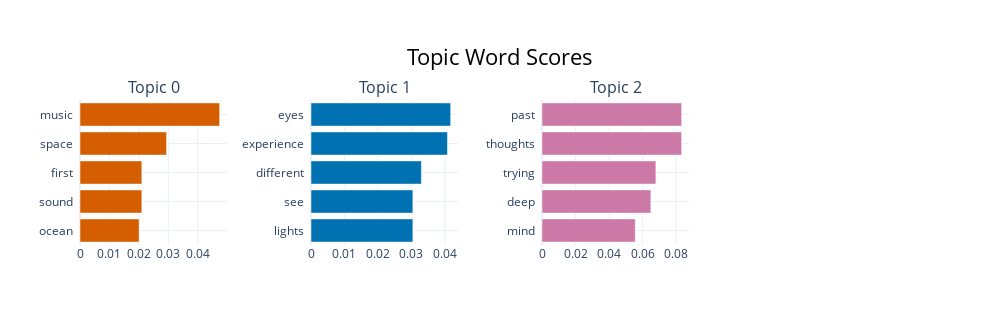

Notebook source saved alongside this figure:
### Code cell
best_params_model.visualize_barchart()

### Figure 1 — Plotly figure (JSON) as saved in the notebook; plotly's stock layout.template omitted (floating-point values rounded to 4 significant figures)
{"data": [{"marker": {"color": "#D55E00"}, "orientation": "h", "type": "bar", "x": [0.02007, 0.021, 0.021, 0.0294, 0.04742], "xaxis": "x", "y": ["ocean  ", "sound  ", "first  ", "space  ", "music  "], "yaxis": "y"}, {"marker": {"color": "#0072B2"}, "orientation": "h", "type": "bar", "x": [0.03045, 0.03045, 0.03299, 0.04079, 0.04174], "xaxis": "x2", "y": ["lights  ", "see  ", "different  ", "experience  ", "eyes  "], "yaxis": "y2"}, {"marker": {"color": "#CC79A7"}, "orientation": "h", "type": "bar", "x": [0.0556, 0.0649, 0.0679, 0.08326, 0.08326], "xaxis": "x3", "y": ["mind  ", "deep  ", "trying  ", "thoughts  ", "past  "], "yaxis": "y3"}], "layout": {"annotations": [{"font": {"size": 16}, "showarrow": false, "text": "Topic 0", "x": 0.0875, "xanchor": "center", "xref": "paper", "y": 1, "yanchor": "bottom", "yref": "paper"}, {"font": {"size": 16}, "showarrow": false, "text": "Topic 1", "x": 0.3625, "xanchor": "center", "xref": "paper", "y": 1, "yanchor": "bottom", "yref": "paper"}, {"font": {"size": 16}, "showarrow": false, "text": "Topic 2", "x": 0.6375, "xanchor": "center", "xref": "paper", "y": 1, "yanchor": "bottom", "yref": "paper"}], "height": 325, "hoverlabel": {"bgcolor": "white", "font": {"family": "Rockwell", "size": 16}}, "showlegend": false, "title": {"font": {"color": "Black", "size": 22}, "text": "Topic Word Scores", "x": 0.5, "xanchor": "center", "yanchor": "top"}, "width": 1000, "xaxis": {"anchor": "y", "domain": [0, 0.175], "showgrid": true}, "xaxis2": {"anchor": "y2", "domain": [0.275, 0.45], "showgrid": true}, "xaxis3": {"anchor": "y3", "domain": [0.55, 0.725], "showgrid": true}, "xaxis4": {"anchor": "y4", "domain": [0.825, 1], "showgrid": true}, "yaxis": {"anchor": "x", "domain": [0, 1], "showgrid": true}, "yaxis2": {"anchor": "x2", "domain": [0, 1], "showgrid": true}, "yaxis3": {"anchor": "x3", "domain": [0, 1], "showgrid": true}, "yaxis4": {"anchor": "x4", "domain": [0, 1], "showgrid": true}}}
